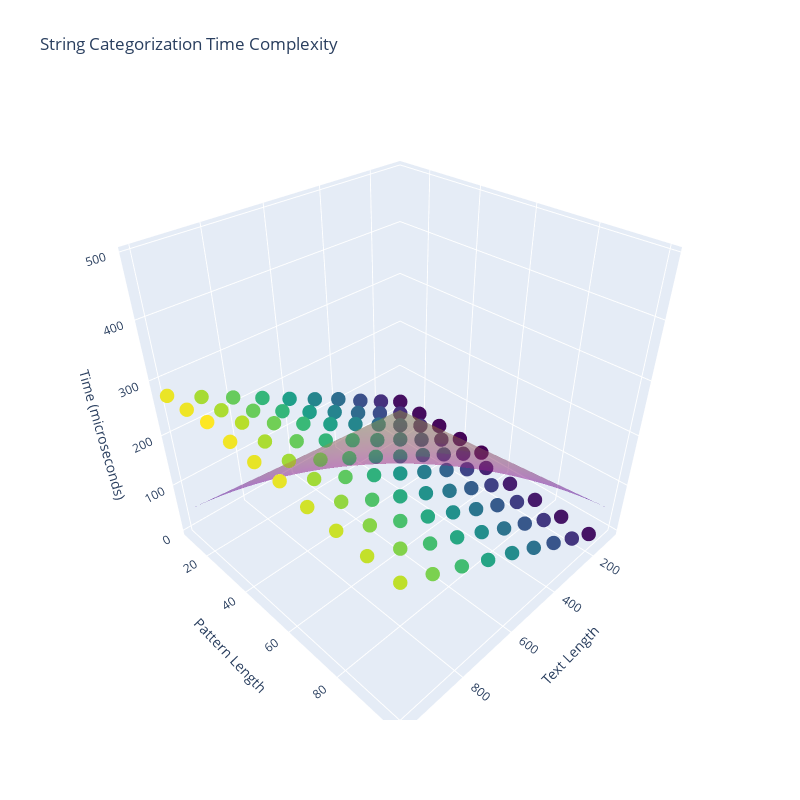

Source (notebook cell):
### Code cell
import pandas as pd
import plotly.graph_objects as go

# Load the CSV file
data = pd.read_csv('string_categorization_times.csv')

# Create figure
fig = go.Figure()

# Add scatter points for actual measurements
fig.add_trace(go.Scatter3d(
    x=data['Text Length'],
    y=data['Pattern Length'],
    z=data['Time (microseconds)'],
    mode='markers',
    marker=dict(
        size=5,
        color=data['Time (microseconds)'],
        colorscale='Viridis',
    ),
    name='Actual Measurements'
))

# Add a semi-transparent surface for theoretical trend
x_range = np.linspace(min(data['Text Length']), max(data['Text Length']), 20)
y_range = np.linspace(min(data['Pattern Length']), max(data['Pattern Length']), 20)
X, Y = np.meshgrid(x_range, y_range)
Z = X * Y * np.mean(data['Time (microseconds)']) / (np.mean(X) * np.mean(Y))

fig.add_trace(go.Surface(
    x=x_range,
    y=y_range,
    z=Z,
    opacity=0.3,
    showscale=False,
    name='Theoretical O(m*n)'
))

fig.update_layout(
    title='String Categorization Time Complexity',
    scene=dict(
        xaxis_title='Text Length',
        yaxis_title='Pattern Length',
        zaxis_title='Time (microseconds)',
    ),
    width=800,
    height=800
)

fig.show()
fig.write_html("../../docs/LPS7-q2.html")

### Figure 1 — Plotly figure (JSON) as saved in the notebook; plotly's stock layout.template omitted (floating-point values rounded to 4 significant figures; data arrays with more than 128 entries replaced by an {"elided": "..."} marker saying what was removed)
{"data": [{"marker": {"color": [26, 23, 21, 18, 15, 53, 51, 50, 46, 43, 41, 37, 34, 31, 29, 81, 79, 79, 75, 72, 70, 67, 64, 60, 57, 111, 107, 109, 105, 101, 100, 94, 92, 89, 86, 137, 136, 138, 133, 129, 128, 122, 119, 116, 115, 164, 163, 166, 162, 159, 157, 151, 148, 146, 144, 192, 192, 195, 191, 187, 186, 179, 176, 174, 171, 219, 220, 224, 219, 215, 215, 207, 204, 201, 200, 246, 248, 253, 248, 244, 244, 238, 233, 231, 228, 274, 276, 282, 277, 273, 273, 264, 261, 258, 256], "colorscale": [[0, "#440154"], [0.1111, "#482878"], [0.2222, "#3e4989"], [0.3333, "#31688e"], [0.4444, "#26828e"], [0.5556, "#1f9e89"], [0.6667, "#35b779"], [0.7778, "#6ece58"], [0.8889, "#b5de2b"], [1, "#fde725"]], "size": 5}, "mode": "markers", "name": "Actual Measurements", "type": "scatter3d", "x": [100, 100, 100, 100, 100, 200, 200, 200, 200, 200, 200, 200, 200, 200, 200, 300, 300, 300, 300, 300, 300, 300, 300, 300, 300, 400, 400, 400, 400, 400, 400, 400, 400, 400, 400, 500, 500, 500, 500, 500, 500, 500, 500, 500, 500, 600, 600, 600, 600, 600, 600, 600, 600, 600, 600, 700, 700, 700, 700, 700, 700, 700, 700, 700, 700, 800, 800, 800, 800, 800, 800, 800, 800, 800, 800, 900, 900, 900, 900, 900, 900, 900, 900, 900, 900, 1000, 1000, 1000, 1000, 1000, 1000, 1000, 1000, 1000, 1000], "y": [10, 20, 30, 40, 50, 10, 20, 30, 40, 50, 60, 70, 80, 90, 100, 10, 20, 30, 40, 50, 60, 70, 80, 90, 100, 10, 20, 30, 40, 50, 60, 70, 80, 90, 100, 10, 20, 30, 40, 50, 60, 70, 80, 90, 100, 10, 20, 30, 40, 50, 60, 70, 80, 90, 100, 10, 20, 30, 40, 50, 60, 70, 80, 90, 100, 10, 20, 30, 40, 50, 60, 70, 80, 90, 100, 10, 20, 30, 40, 50, 60, 70, 80, 90, 100, 10, 20, 30, 40, 50, 60, 70, 80, 90, 100], "z": [26, 23, 21, 18, 15, 53, 51, 50, 46, 43, 41, 37, 34, 31, 29, 81, 79, 79, 75, 72, 70, 67, 64, 60, 57, 111, 107, 109, 105, 101, 100, 94, 92, 89, 86, 137, 136, 138, 133, 129, 128, 122, 119, 116, 115, 164, 163, 166, 162, 159, 157, 151, 148, 146, 144, 192, 192, 195, 191, 187, 186, 179, 176, 174, 171, 219, 220, 224, 219, 215, 215, 207, 204, 201, 200, 246, 248, 253, 248, 244, 244, 238, 233, 231, 228, 274, 276, 282, 277, 273, 273, 264, 261, 258, 256]}, {"name": "Theoretical O(m*n)", "opacity": 0.3, "showscale": false, "type": "surface", "x": [100, 147.4, 194.7, 242.1, 289.5, 336.8, 384.2, 431.6, 478.9, 526.3, 573.7, 621.1, 668.4, 715.8, 763.2, 810.5, 857.9, 905.3, 952.6, 1000], "y": [10, 14.74, 19.47, 24.21, 28.95, 33.68, 38.42, 43.16, 47.89, 52.63, 57.37, 62.11, 66.84, 71.58, 76.32, 81.05, 85.79, 90.53, 95.26, 100], "z": {"elided": "20x20 float values"}}], "layout": {"height": 800, "scene": {"xaxis": {"title": {"text": "Text Length"}}, "yaxis": {"title": {"text": "Pattern Length"}}, "zaxis": {"title": {"text": "Time (microseconds)"}}}, "title": {"text": "String Categorization Time Complexity"}, "width": 800}}
